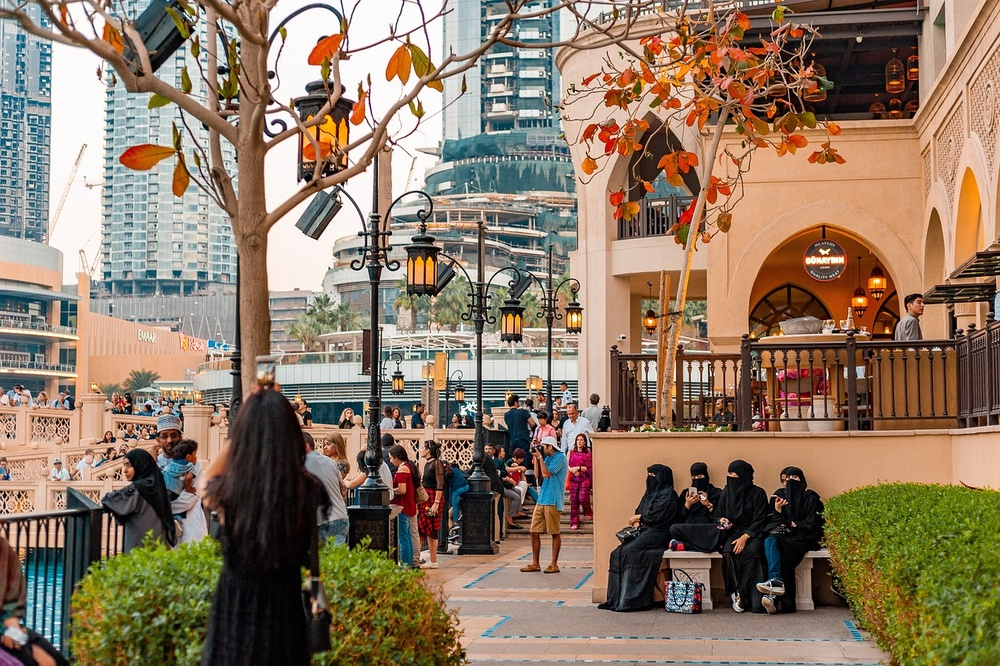
#> input picture photos/pic4.jpg, 1000 x 666 px, shrunk from 1280 x 852 before the run
$ python color_spaces.py
#> lines starting #> are read from the running program, lines starting #| are printed output that depends on the picture
# switch between color

import cv2 as cv
import matplotlib.pyplot as plt
# read images
img=cv.imread('photos/pic4.jpg')
#> img is the input picture: shape (666, 1000, 3); mean B, G, R 99.9, 120.6, 140.7

cv.imshow('Cat',img)

# plt images
# plt.imshow(img)
# plt.show()


gray =cv.cvtColor(img,cv.COLOR_BGR2GRAY)
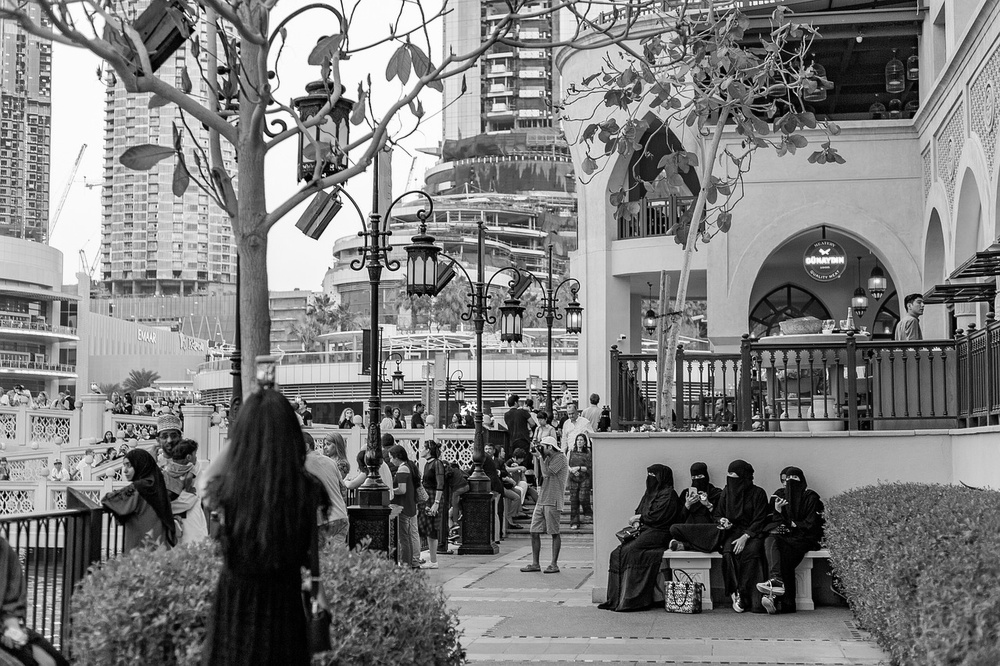
#> gray: shape (666, 1000); min 0, max 255, mean 124.2
# cv.imshow('Grey',gray)

# BGR to HSV
hsv =cv.cvtColor(img,cv.COLOR_BGR2HSV)
#> hsv: shape (666, 1000, 3); mean H, S, V 37.6, 101.9, 145.8
# cv.imshow('HSV',hsv)


#BGR to L*a*b
lab = cv.cvtColor(img,cv.COLOR_BGR2LAB)
#> lab: shape (666, 1000, 3); mean of channels 0, 1, 2 130.6, 133.7, 142.3
# cv.imshow('LAB',lab)

#  BGR to RGB
rgb = cv.cvtColor(img, cv.COLOR_BGR2RGB)
cv.imshow('RGB',rgb)

plt.imshow(rgb)
plt.show()


# HSV to BGR
hsv_bgr =cv.cvtColor(hsv,cv.COLOR_HSV2BGR)
cv.imshow('HSV--BGR',hsv_bgr)


# HSV to BGR
lab_bgr =cv.cvtColor(lab,cv.COLOR_HSV2BGR)
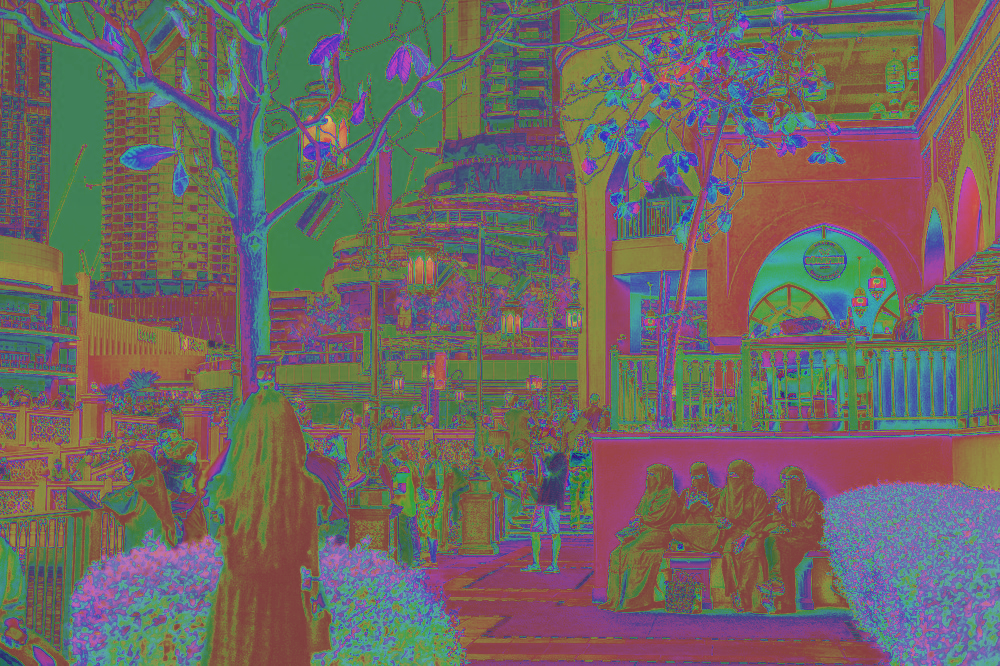
#> lab_bgr: shape (666, 1000, 3); mean B, G, R 98.5, 102.7, 110.5
cv.imshow('LAB--BGR',lab_bgr)

cv.waitKey(0)

$ run again, with photos/pic2.jpg copied over photos/pic4.jpg
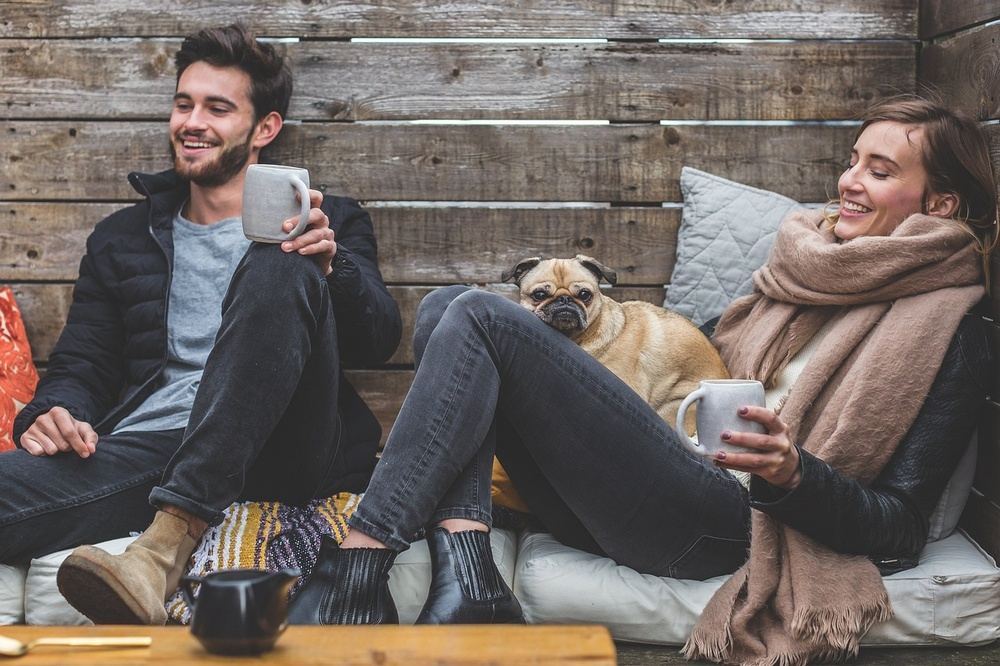
#> input picture photos/pic2.jpg, 1000 x 666 px, shrunk from 1280 x 853 before the run
#> img is the input picture: shape (666, 1000, 3); mean B, G, R 98.6, 102.9, 111.9
#> `gray =cv.cvtColor(img,cv.COLOR_BGR2GRAY)`:
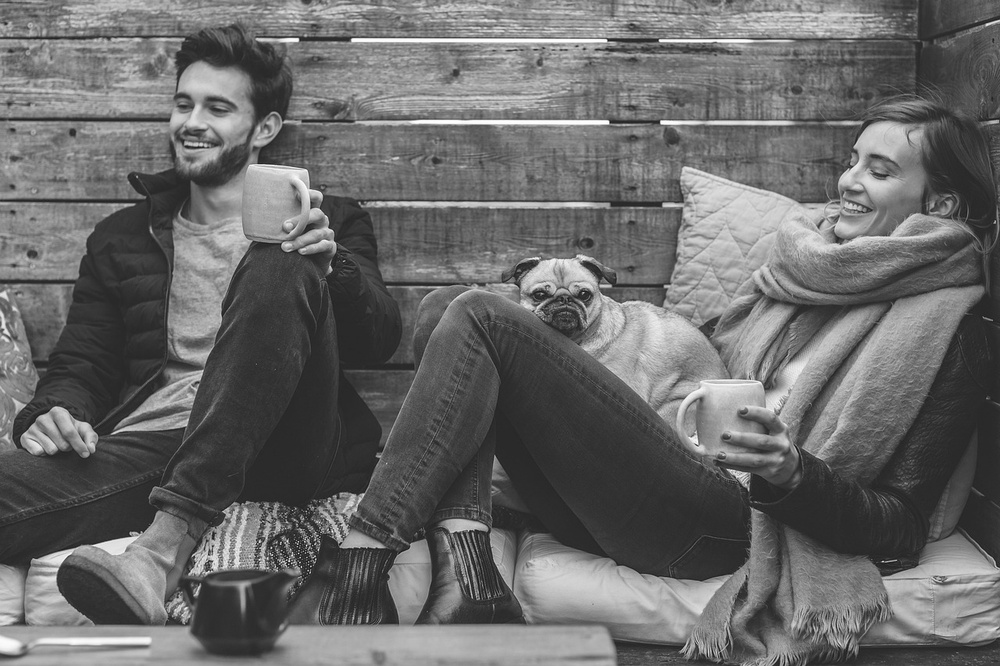
#> gray: shape (666, 1000); min 15, max 255, mean 105.1
#> hsv: shape (666, 1000, 3); mean H, S, V 51.9, 39.8, 115.3
#> lab: shape (666, 1000, 3); mean of channels 0, 1, 2 111.2, 131.1, 131.6
#> `lab_bgr =cv.cvtColor(lab,cv.COLOR_HSV2BGR)`:
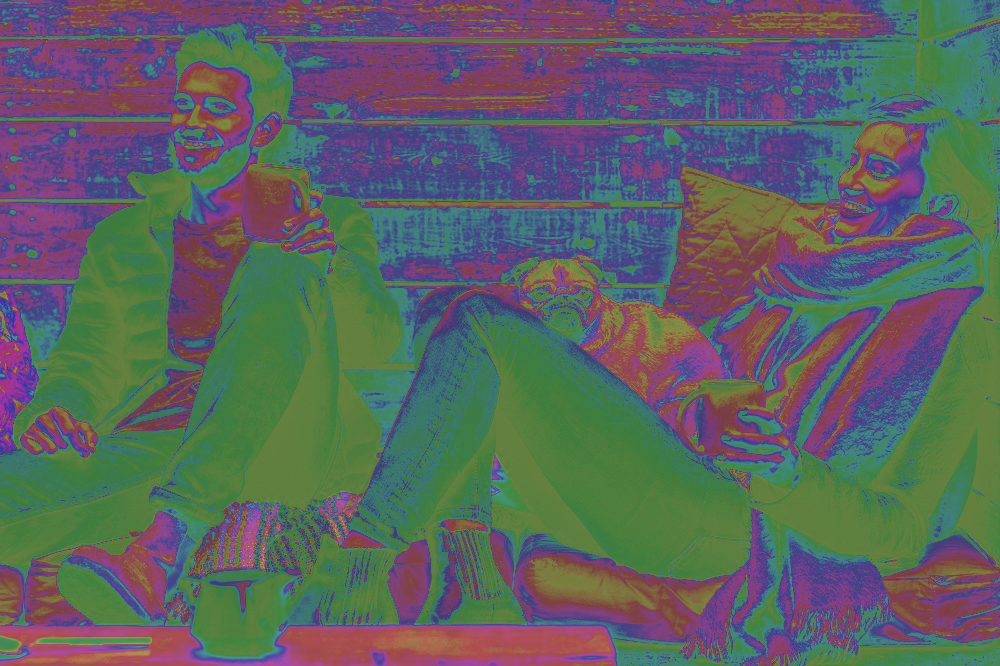
#> lab_bgr: shape (666, 1000, 3); mean B, G, R 97.2, 98.8, 92.2

$ run again, with photos/pic3.jpg copied over photos/pic4.jpg
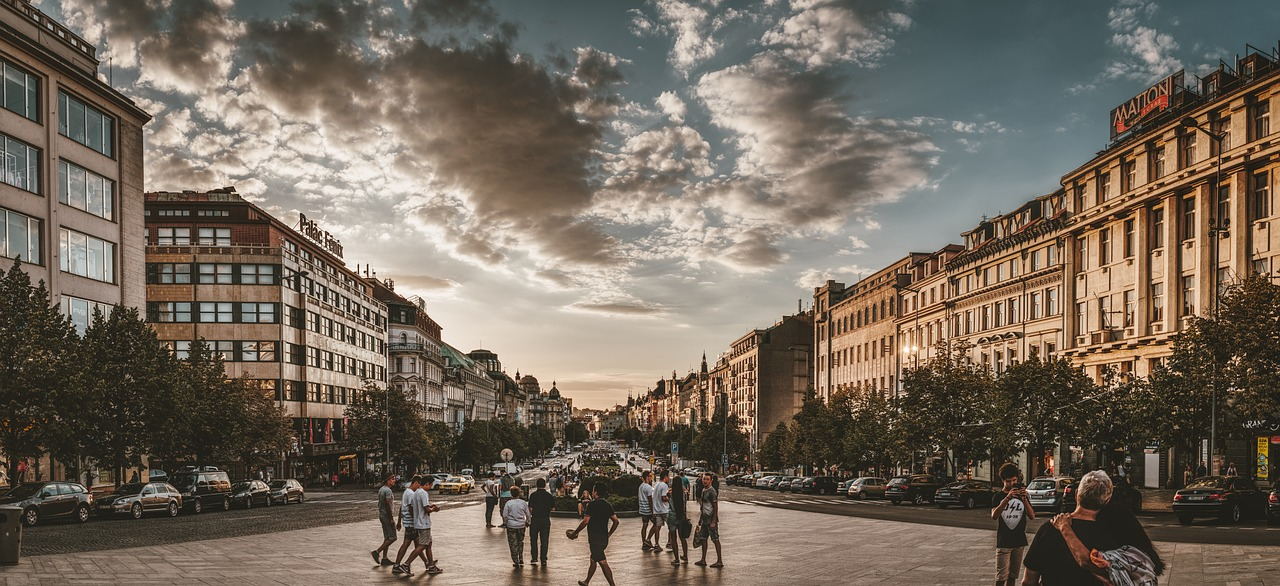
#> input picture photos/pic3.jpg, 1280 x 586 px
#> img is the input picture: shape (586, 1280, 3); mean B, G, R 92, 104.6, 115.7
#> `gray =cv.cvtColor(img,cv.COLOR_BGR2GRAY)`:
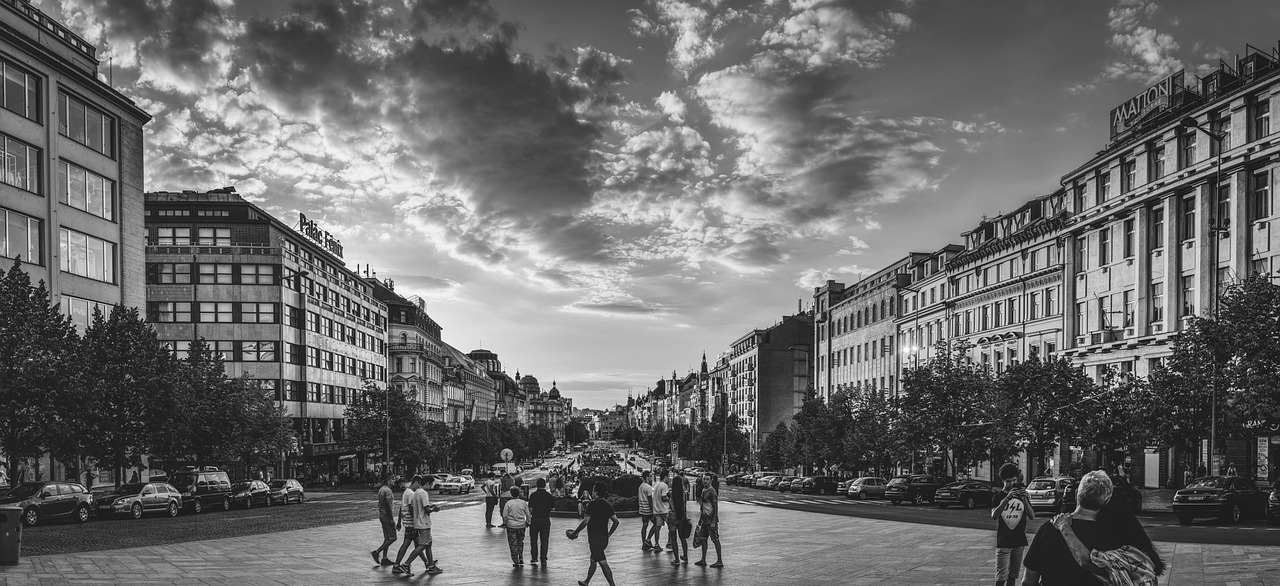
#> gray: shape (586, 1280); min 1, max 254, mean 106.5
#> hsv: shape (586, 1280, 3); mean H, S, V 26.7, 70.1, 117.7
#> lab: shape (586, 1280, 3); mean of channels 0, 1, 2 112.1, 130.5, 136.9
#> `lab_bgr =cv.cvtColor(lab,cv.COLOR_HSV2BGR)`:
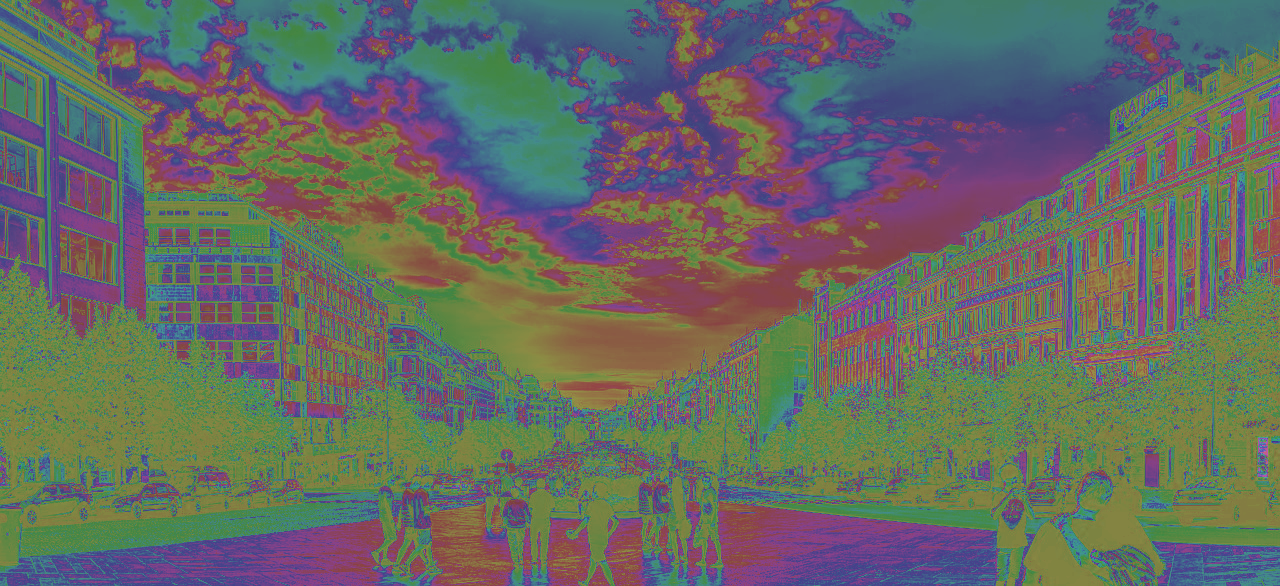
#> lab_bgr: shape (586, 1280, 3); mean B, G, R 98.6, 106.2, 102.2

$ run again, with photos/people1.jfif saved as photos/pic4.jpg
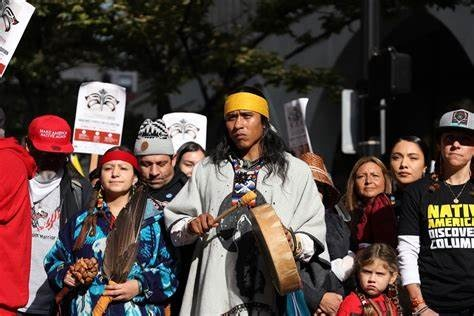
#> input picture photos/people1.jfif, 474 x 316 px
#> img is the input picture: shape (316, 474, 3); mean B, G, R 63.5, 67.5, 83.2
#> `gray =cv.cvtColor(img,cv.COLOR_BGR2GRAY)`:
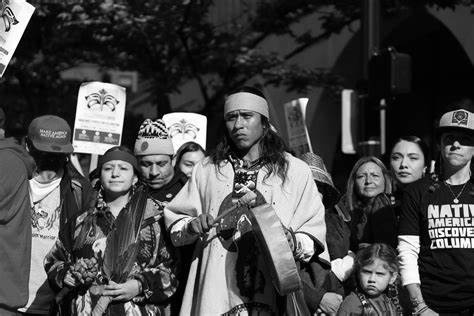
#> gray: shape (316, 474); min 0, max 255, mean 71.8
#> hsv: shape (316, 474, 3); mean H, S, V 58.8, 85.9, 86.9
#> lab: shape (316, 474, 3); mean of channels 0, 1, 2 74.9, 133.8, 133.6
#> `lab_bgr =cv.cvtColor(lab,cv.COLOR_HSV2BGR)`:
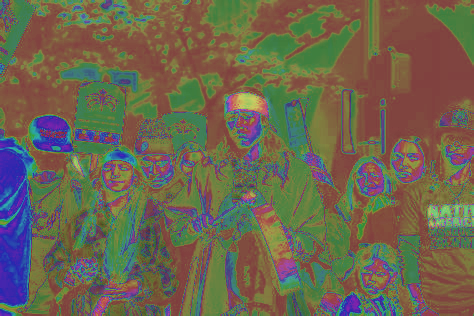
#> lab_bgr: shape (316, 474, 3); mean B, G, R 79.2, 100.8, 108.2
